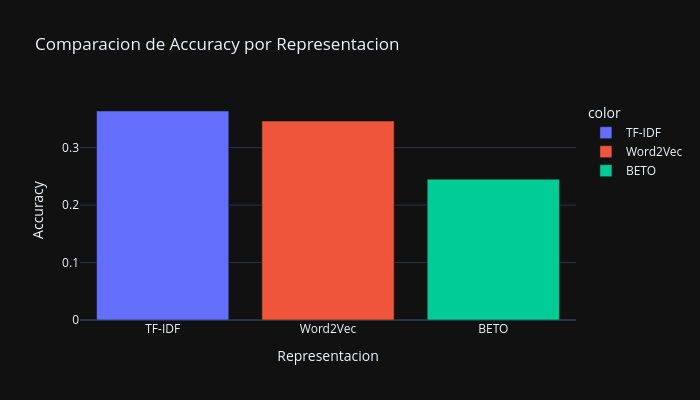
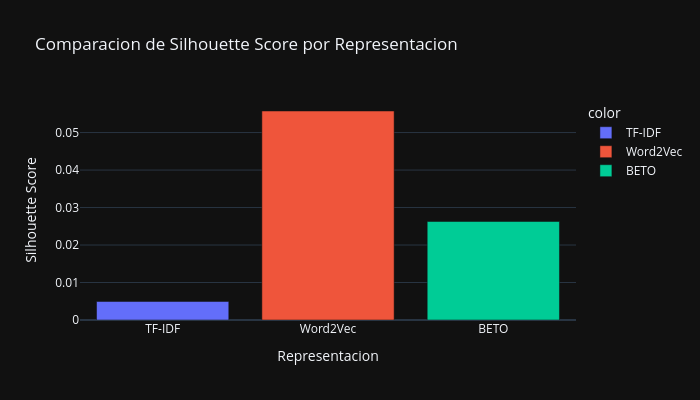

These figures' notebook cell, in order:
### Code cell
##COMPARACION
# Grafico de accuracy
fig1 = px.bar(
    x=list(resultados.keys()),
    y=list(resultados.values()),
    title="Comparacion de Accuracy por Representacion",
    labels={"x": "Representacion", "y": "Accuracy"},
    color=list(resultados.keys()),
    width=700,
    height=400
)
fig1.show()

# Grafico de silhouette
fig2 = px.bar(
    x=list(silhouettes.keys()),
    y=list(silhouettes.values()),
    title="Comparacion de Silhouette Score por Representacion",
    labels={"x": "Representacion", "y": "Silhouette Score"},
    color=list(silhouettes.keys()),
    width=700,
    height=400
)
fig2.show()

### Figure 1 — Plotly figure (JSON) as saved in the notebook; plotly's stock layout.template omitted (floating-point values rounded to 4 significant figures)
{"data": [{"hovertemplate": "color=TF-IDF<br>Representacion=%{x}<br>Accuracy=%{y}<extra></extra>", "legendgroup": "TF-IDF", "marker": {"color": "#636efa", "pattern": {"shape": ""}}, "name": "TF-IDF", "orientation": "v", "showlegend": true, "textposition": "auto", "x": ["TF-IDF"], "xaxis": "x", "y": [0.3637], "yaxis": "y", "type": "bar"}, {"hovertemplate": "color=Word2Vec<br>Representacion=%{x}<br>Accuracy=%{y}<extra></extra>", "legendgroup": "Word2Vec", "marker": {"color": "#EF553B", "pattern": {"shape": ""}}, "name": "Word2Vec", "orientation": "v", "showlegend": true, "textposition": "auto", "x": ["Word2Vec"], "xaxis": "x", "y": [0.3462], "yaxis": "y", "type": "bar"}, {"hovertemplate": "color=BETO<br>Representacion=%{x}<br>Accuracy=%{y}<extra></extra>", "legendgroup": "BETO", "marker": {"color": "#00cc96", "pattern": {"shape": ""}}, "name": "BETO", "orientation": "v", "showlegend": true, "textposition": "auto", "x": ["BETO"], "xaxis": "x", "y": [0.245], "yaxis": "y", "type": "bar"}], "layout": {"xaxis": {"anchor": "y", "domain": [0.0, 1.0], "title": {"text": "Representacion"}}, "yaxis": {"anchor": "x", "domain": [0.0, 1.0], "title": {"text": "Accuracy"}}, "legend": {"title": {"text": "color"}, "tracegroupgap": 0}, "title": {"text": "Comparacion de Accuracy por Representacion"}, "barmode": "relative", "height": 400, "width": 700}}

### Figure 2 — Plotly figure (JSON) as saved in the notebook; plotly's stock layout.template omitted (floating-point values rounded to 4 significant figures)
{"data": [{"hovertemplate": "color=TF-IDF<br>Representacion=%{x}<br>Silhouette Score=%{y}<extra></extra>", "legendgroup": "TF-IDF", "marker": {"color": "#636efa", "pattern": {"shape": ""}}, "name": "TF-IDF", "orientation": "v", "showlegend": true, "textposition": "auto", "x": ["TF-IDF"], "xaxis": "x", "y": [0.004951], "yaxis": "y", "type": "bar"}, {"hovertemplate": "color=Word2Vec<br>Representacion=%{x}<br>Silhouette Score=%{y}<extra></extra>", "legendgroup": "Word2Vec", "marker": {"color": "#EF553B", "pattern": {"shape": ""}}, "name": "Word2Vec", "orientation": "v", "showlegend": true, "textposition": "auto", "x": ["Word2Vec"], "xaxis": "x", "y": [0.05575], "yaxis": "y", "type": "bar"}, {"hovertemplate": "color=BETO<br>Representacion=%{x}<br>Silhouette Score=%{y}<extra></extra>", "legendgroup": "BETO", "marker": {"color": "#00cc96", "pattern": {"shape": ""}}, "name": "BETO", "orientation": "v", "showlegend": true, "textposition": "auto", "x": ["BETO"], "xaxis": "x", "y": [0.02628], "yaxis": "y", "type": "bar"}], "layout": {"xaxis": {"anchor": "y", "domain": [0.0, 1.0], "title": {"text": "Representacion"}}, "yaxis": {"anchor": "x", "domain": [0.0, 1.0], "title": {"text": "Silhouette Score"}}, "legend": {"title": {"text": "color"}, "tracegroupgap": 0}, "title": {"text": "Comparacion de Silhouette Score por Representacion"}, "barmode": "relative", "height": 400, "width": 700}}
